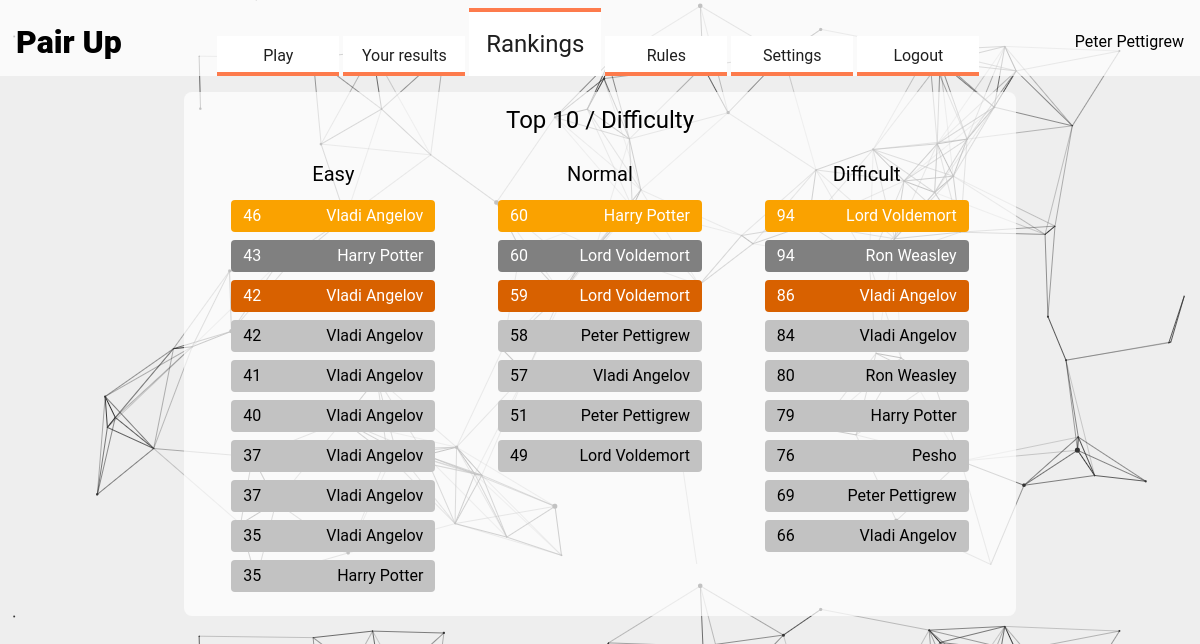
The app's page /rankings (signed in) with its own data.
### pairs/models.py (models this page shows, shortened)
class User(AbstractUser):
    nickname = models.CharField(
        max_length=100, default=None, blank=True, null=True)

class Score(models.Model):
    user = models.ForeignKey(
        "User", on_delete=models.CASCADE, related_name="scores")
    difficulty = models.ForeignKey(
        "Difficulty", on_delete=models.CASCADE, related_name="scores")
    result = models.IntegerField(default=0)

### pairs/views.py (the view)
# urls.py: path("rankings", views.rankings, name="rankings"),
def rankings(request):
    easy_difficulty = Difficulty.objects.get(name='Easy')
    normal_difficulty = Difficulty.objects.get(name='Normal')
    difficult_difficulty = Difficulty.objects.get(name='Difficult')
    easy_scores = Score.objects.filter(
        difficulty=easy_difficulty).order_by('-result')[:10]
    normal_scores = Score.objects.filter(
        difficulty=normal_difficulty).order_by('-result')[:10]
    difficult_scores = Score.objects.filter(
        difficulty=difficult_difficulty).order_by('-result')[:10]
    return render(request, "pairs/rankings.html", {
        'easy_scores': easy_scores,
        'normal_scores': normal_scores,
        'difficult_scores': difficult_scores
    })

### pairs/templates/pairs/rankings.html (shortened to what this page needs)
{% extends "pairs/layout.html" %}
{% load static %}
{% block body %}
    <div class="rankings-title">Top 10 / Difficulty</div>
    <div class="rankings">
        <div class="ranking-category">
            <h3>Easy</h3>
            <ul class="ranking-list">
            {% for score in easy_scores %}
                <li><p>{{score.result}}</p> <p>{{score.user.nickname}}</p></a>
            {% endfor %}
            </ul>
        </div>
        <div class="ranking-category">
            <h3>Normal</h3>
            <ul class="ranking-list">
                {% for score in normal_scores %}
                <li><p>{{score.result}}</p> <p>{{score.user.nickname}}</p></a>
                    {% endfor %}
            </ul>
        </div>
        <div class="ranking-category">
            <h3>Difficult</h3>
            <ul class="ranking-list">
                {% for score in difficult_scores %}
                <li><p>{{score.result}}</p> <p>{{score.user.nickname}}</p></a>
                    {% endfor %}
            </ul>
        </div>
    </div>
{% endblock %}

### pairs/templates/pairs/layout.html (shortened to what this page needs)
{% load static %}
<!DOCTYPE html>
<html lang="en">
  <head>
    <link rel="stylesheet" href="{% static 'pairs/styles.css' %}" />
  </head>
<body>
    <header class="navbar">
      <h1 class="game-title">Pair Up</h1>
      <div class="desktop-menu">
        <ul>
          <a href="{% url 'index' %}">
            <li {% if request.path == '/' %} class="desktop-item-highlight"{% else %} class="desktop-item" {% endif %} >Play</li>
          </a>
          <a href="{% url 'your_results' %}">
            <li {% if request.path == '/your_results' %} class="desktop-item-highlight"{% else %} class="desktop-item" {% endif %} >Your results</li>
          </a>
          <a href="{% url 'rankings' %}">
            <li {% if request.path == '/rankings' %} class="desktop-item-highlight"{% else %} class="desktop-item" {% endif %} >Rankings</li>
          </a>
          <a href="{% url 'rules' %}">
            <li {% if request.path == '/rules' %} class="desktop-item-highlight"{% else %} class="desktop-item" {% endif %} >Rules</li>
          </a>
          <a href="{% url 'settings' %}">
            <li {% if request.path == '/settings' %} class="desktop-item-highlight"{% else %} class="desktop-item" {% endif %} >Settings</li>
          </a>
          {% if request.user.username %}
            <a href="{% url 'logout' %}">
              <li class="desktop-item">Logout</li>
            </a>
          {% else %}
            <a href="{% url 'login' %}">
              <li {% if request.path == '/login' %} class="desktop-item-highlight"{% else %} class="desktop-item" {% endif %} >Login</li>
            </a>
          {% endif %}
        </ul>
      </div>
      <div class="desktop-menu">
      {% if request.user.username %}
          <p><strong>{{ request.user.nickname }}</strong></p>
      {% else %}
          Anonymous User
      {% endif %}
      </div>
    </header>
    <div class="my-container">{% block body %} {% endblock %}</div>
  </body>
</html>

### pairs/static/pairs/styles.css (style rules this page uses)
html, body { width: 100%; height: 100%; }
body { background: #ffffff url("./background.png"); font-family: "Roboto", sans-serif; }
.my-container { display: flex; flex-direction: column; justify-content: flex-start; align-items: center; background-color: rgba(255, 255, 255, 0.7); padding: 16px; border-radius: 8px; }
a { text-decoration: none; }
@media (min-width: 860px) { .my-container { max-width: 800px; margin: 0px auto; } }

### pairs/static/pairs/styles/navbar.css (style rules this page uses)
.game-title { font-size: 32px; font-weight: 800; }
.navbar { background-color: rgba(255, 255, 255, 0.7); margin-bottom: 16px; position: relative; display: flex; flex-wrap: wrap; align-items: center; justify-content: space-between; padding: 0.5rem 1rem; height: 60px; }
.navbar ul { display: flex; justify-content: center; align-items: flex-end; list-style: none; }
.desktop-menu { display: none; }
.desktop-item { font-size: 16px; width: 90px; text-align: center; background-color: white; padding: 8px 16px; margin: 0px 2px; color: rgb(31, 31, 31); border-bottom: 4px solid rgb(253, 123, 76); border-top: 4px solid white; transition: 0.2s; }
.desktop-item-highlight { display: flex; align-items: center; justify-content: center; background-color: white; width: 100px; height: 48px; text-align: center; font-size: 24px; border-top: 4px solid rgb(253, 123, 76); padding: 8px 16px; margin: 0px 2px; color: rgb(31, 31, 31); transition: 0.2s; }
@media (min-width: 1050px) { .desktop-menu { display: block; } }

### pairs/static/pairs/styles/rankings.css (style rules this page uses)
.rankings { width: 100%; }
.rankings-title { font-size: 24px; padding-bottom: 16px; }
.ranking-category { text-align: center; }
.ranking-category h3 { font-size: 20px; padding: 16px 0px 8px; }
.ranking-category li { width: 90%; margin: 8px; padding: 8px 12px; background-color: rgb(194, 194, 194); border-radius: 4px; color: black; display: flex; justify-content: space-between; }
.ranking-list li:first-child { background-color: rgb(250, 162, 0); color: white; }
.ranking-list li:nth-child(2) { background-color: grey; color: white; }
.ranking-list li:nth-child(3) { background-color: rgb(216, 97, 0); color: white; }
@media (min-width: 880px) { .rankings { display: flex; justify-content: space-around; } }
@media (min-width: 880px) { .ranking-category li { width: 180px; } }

### records on screen
User: user.nickname "Peter Pettigrew"
Score: result "46", user.nickname "Vladi Angelov"
Score: result "43", user.nickname "Harry Potter"
Score: result "42", user.nickname "Vladi Angelov"
Score: result "42", user.nickname "Vladi Angelov"
Score: result "41", user.nickname "Vladi Angelov"
Score: result "40", user.nickname "Vladi Angelov"
Score: result "37", user.nickname "Vladi Angelov"
Score: result "37", user.nickname "Vladi Angelov"
Score: result "35", user.nickname "Vladi Angelov"
Score: result "35", user.nickname "Harry Potter"
Score: result "60", user.nickname "Harry Potter"
Score: result "60", user.nickname "Lord Voldemort"
Score: result "59", user.nickname "Lord Voldemort"
Score: result "58", user.nickname "Peter Pettigrew"
Score: result "57", user.nickname "Vladi Angelov"
Score: result "51", user.nickname "Peter Pettigrew"
Score: result "49", user.nickname "Lord Voldemort"
Score: result "94", user.nickname "Lord Voldemort"
Score: result "94", user.nickname "Ron Weasley"
Score: result "86", user.nickname "Vladi Angelov"
Score: result "84", user.nickname "Vladi Angelov"
Score: result "80", user.nickname "Ron Weasley"
Score: result "79", user.nickname "Harry Potter"
Score: result "76", user.nickname "Pesho"
Score: result "69", user.nickname "Peter Pettigrew"
Score: result "66", user.nickname "Vladi Angelov"
